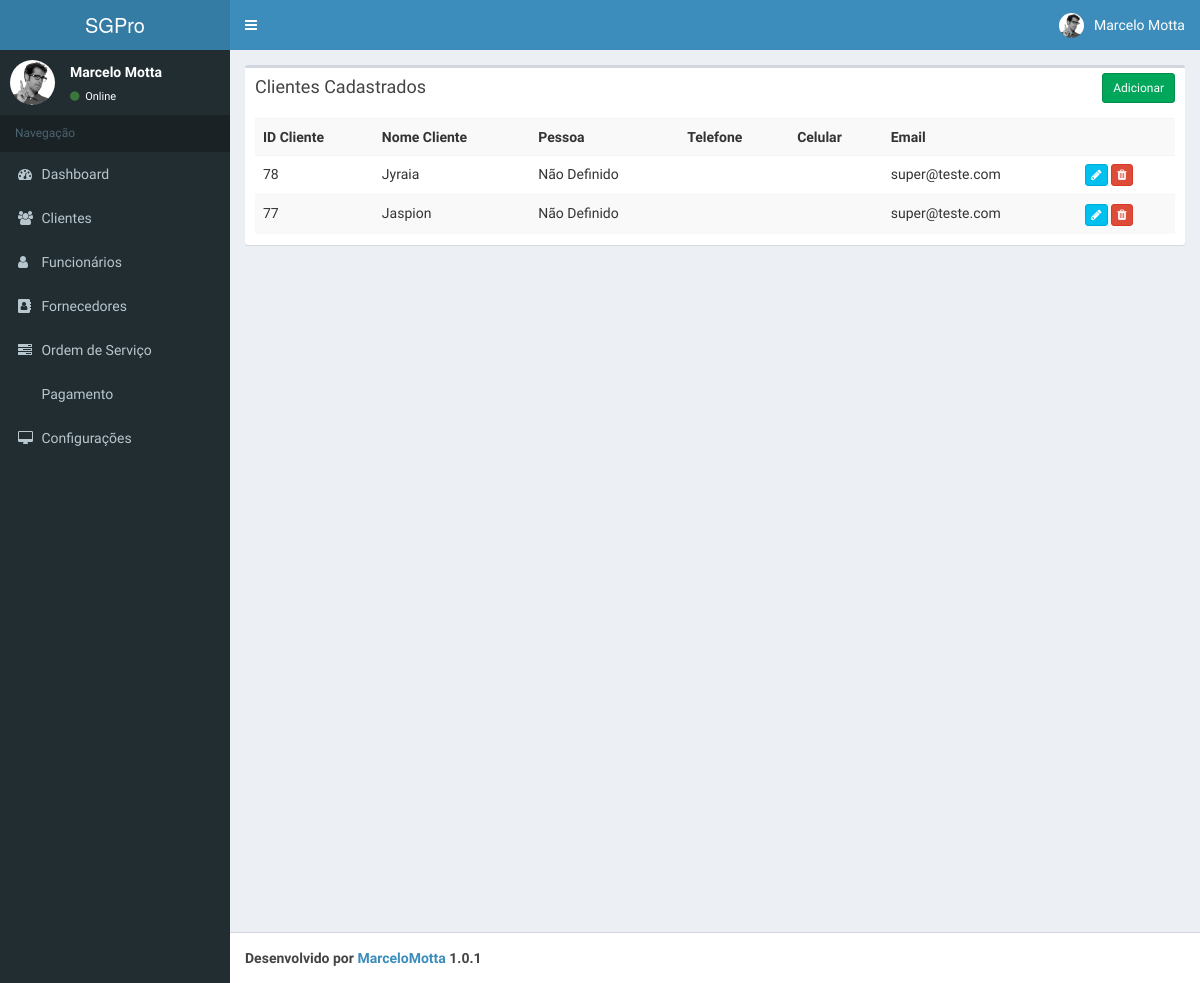
Page /app-developing/index.php/cliente on the earlier database version.
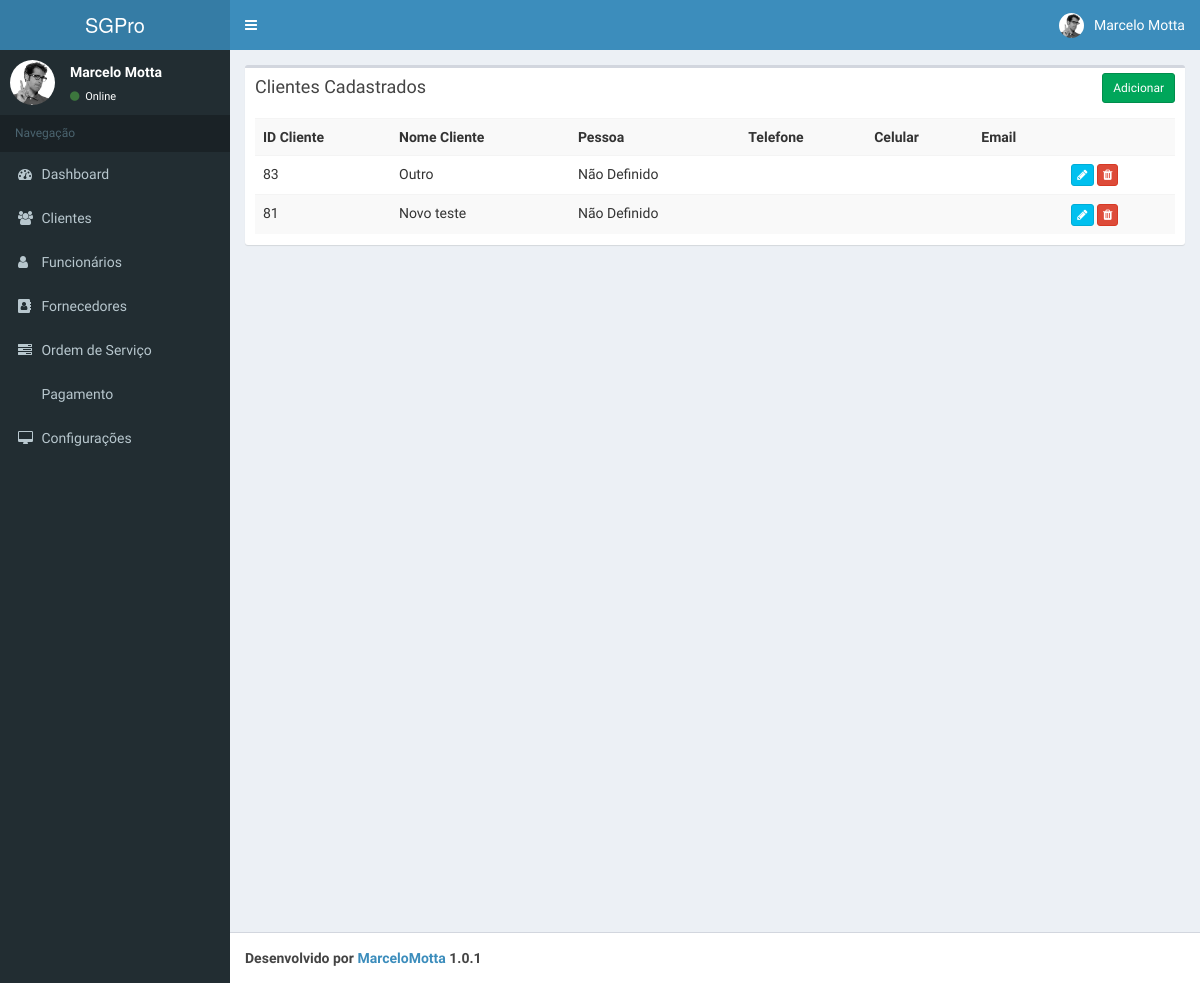
Same page on the later database version.
### tables this page shows
CREATE TABLE `clientes` (
  `id_cliente` int(11) NOT NULL,
  `nome_cliente` varchar(255) NOT NULL,
  `empresa` varchar(100) DEFAULT NULL,
  `sexo` varchar(20) DEFAULT NULL,
  `tipo_pessoa` int(1) NOT NULL,
  `documento` varchar(20) NOT NULL,
  `telefone` varchar(20) NOT NULL,
  `celular` varchar(20) DEFAULT NULL,
  `email` varchar(100) NOT NULL,
  `data_cadastro_cliente` int(30) DEFAULT NULL
);

### app-developing/application/controllers/Cliente.php (called while the page is built, shortened)
<?php
class Cliente extends CI_Controller{
    function __construct()
    {
        $this->load->model('Cliente_model');
    }
    function index()
    {
        $params['limit'] = 20;
        $params['offset'] = ($this->input->get('per_page')) ? $this->input->get('per_page') : 0;
        $data['clientes'] = $this->Cliente_model->get_all_clientes($params);
        $data['_view'] = 'cliente/index';
        $this->load->view('layouts/main',$data);
    }
}

### app-developing/index.php (called while the page is built, shortened)
<?php
require_once BASEPATH.'core/CodeIgniter.php';

### app-developing/application/models/Cliente_model.php (called while the page is built, shortened)
<?php
class Cliente_model extends CI_Model
{
    function get_all_clientes_count()
    {
        $this->db->from('clientes');
        return $this->db->count_all_results();
    }
    function get_all_clientes($params = array())
    {
        $this->db->order_by('id_cliente', 'desc');
        if(isset($params) && !empty($params))
        {
            $this->db->limit($params['limit'], $params['offset']);
        }
        return $this->db->get('clientes')->result_array();
    }
}

### app-developing/application/views/cliente/index.php (the view, shortened to what this page needs)
<div class="row">
  <div class="col-md-12">
    <div class="box">
      <div class="box-header">
        <h3 class="box-title">Clientes Cadastrados</h3>
        <div class="box-tools">
          <a href="<?php echo site_url('cliente/add'); ?>" class="btn btn-success btn-sm" data-toggle="modal" data-target="#modalAdd" id="modalAdicionar" >Adicionar</a>
        </div>
      </div>
      <div class="box-body" id="listaClientes">
        <table class="table table-striped">
          <tr>
            <th>ID Cliente</th>
            <th>Nome Cliente</th>
            <th>Pessoa</th>
            <th>Telefone</th>
            <th>Celular</th>
            <th>Email</th>
            <th></th>
          </tr>
          <?php
          foreach($clientes as $c){
            if($c['tipo_pessoa']=="1")
            {
              $tipo = "Física";
            }
            else if($c['tipo_pessoa']=="2")
            {
              $tipo = "Jurídica";
            }
            else {
              $tipo = "Não Definido";
            }
            ?>
            <tr>
              <td><?php echo $c['id_cliente']; ?></td>
              <td><?php echo $c['nome_cliente']; ?></td>
              <td><?php echo $tipo; ?></td>
              <td><?php echo $c['telefone']; ?></td>
              <td><?php echo $c['celular']; ?></td>
              <td><?php echo $c['email']; ?></td>
              <td>
              <a
                href="<?php echo site_url('cliente/edit/'.$c['id_cliente']); ?>"
                class="btn btn-info btn-xs">
                <span class="fa fa-pencil"></span>
              </a>
              <a
                id="<?php echo $c['id_cliente']?>"
                href="<?php echo site_url('cliente/remove/'.$c['id_cliente']); ?>"
                class="btn btn-danger btn-xs deletaCliente"
                onclick="return confirm('Tem certeza que deseja deletar este cliente?');">
                <span class="fa fa-trash"></span>
              </a>
              </td>
            </tr>
          <?php } ?>
        </table>
        <div id="resultsocial" class="col-md-12"></div>
      </div>
    </div>
  </div>
</div>

### app-developing/application/views/layouts/main.php (shortened to what this page needs)
<!DOCTYPE html>
<html>
  <head>
      <link rel="stylesheet" href="<?php echo site_url('resources/css/bootstrap.min.css');?>">
      <link rel="stylesheet" href="<?php echo site_url('resources/css/font-awesome.min.css');?>">
      <link rel="stylesheet" href="https://cdnjs.cloudflare.com/ajax/libs/ionicons/2.0.1/css/ionicons.min.css">
      <link rel="stylesheet" href="<?php echo site_url('resources/css/bootstrap-datetimepicker.min.css');?>">
      <link rel="stylesheet" href="<?php echo site_url('resources/css/AdminLTE.min.css');?>">
      <link rel="stylesheet" href="<?php echo site_url('resources/css/_all-skins.min.css');?>">
  </head>
  <body class="hold-transition skin-blue sidebar-mini">
    <div class="wrapper">
      <header class="main-header">
        <a href="" class="logo">
            <span class="logo-lg">SGPro</span>
        </a>
        <nav class="navbar navbar-static-top">
            <a href="#" class="sidebar-toggle" data-toggle="offcanvas" role="button">
            </a>
            <div class="navbar-custom-menu">
                <ul class="nav navbar-nav">
                    <li class="dropdown user user-menu">
                        <a href="#" class="dropdown-toggle" data-toggle="dropdown">
                            <img src="<?php echo site_url('resources/img/user2-160x160.jpg');?>" class="user-image" alt="User Image">
                            <span class="hidden-xs">Marcelo Motta</span>
                        </a>
                    </li>
                </ul>
            </div>
        </nav>
      </header>
        <aside class="main-sidebar">
            <section class="sidebar">
              <div class="user-panel">
                <div class="pull-left image">
                  <img src="<?php echo site_url('resources/img/user2-160x160.jpg');?>" class="img-circle" alt="User Image">
                </div>
                <div class="pull-left info">
                  <p>Marcelo Motta</p>
                  <a href="#"><i class="fa fa-circle text-success"></i> Online</a>
                </div>
              </div>
              <ul class="sidebar-menu">
                <li class="header">Navegação</li>
                <li>
                  <a href="<?php echo site_url();?>">
                    <i class="fa fa-dashboard"></i> <span>Dashboard</span>
                  </a>
                </li>
                <li>
                  <a href="<?php echo site_url('cliente/index');?>">
                    <i class="fa fa-users"></i> <span>Clientes</span>
                  </a>
                </li>
                <li>
                  <a href="<?php echo site_url('funcionario/index');?>">
                    <i class="fa fa-user"></i> <span>Funcionários</span>
                  </a>
                </li>
                <li>
                  <a href="<?php echo site_url('fornecedor/index');?>">
                    <i class="fa fa-address-book"></i> <span>Fornecedores</span>
                  </a>
                </li>
                <li>
                  <a href="<?php echo site_url('os/index');?>">
                    <i class="fa fa-tasks"></i> <span>Ordem de Serviço</span>
                  </a>
                </li>
                <li>
                  <a href="<?php echo site_url('pagamento/index');?>">
                    <i class="fa fa-hand-holding-usd"></i> <span>Pagamento</span>
                  </a>
                </li>
                <li>
                  <a href="#">
                    <i class="fa fa-desktop"></i> <span>Configurações</span>
                  </a>
                </li>
              </ul>
            </section>
        </aside>
        <div class="content-wrapper">
            <section class="content">
                <?php
                if(isset($_view) && $_view)
                    $this->load->view($_view);
                ?>
            </section>
        </div>
        <footer class="main-footer">
            <strong>Desenvolvido por <a href="http://www.marcelomotta.com/">MarceloMotta</a> 1.0.1</strong>
        </footer>
    </div>
  </body>
</html>

Differences in the rows shown:
removed clientes: id_cliente "78", nome_cliente "Jyraia", tipo_pessoa "Não Definido", email "super@teste.com"
removed clientes: id_cliente "77", nome_cliente "Jaspion", tipo_pessoa "Não Definido", email "super@teste.com"
added clientes: id_cliente "83", nome_cliente "Outro", tipo_pessoa "Não Definido"
added clientes: id_cliente "81", nome_cliente "Novo teste", tipo_pessoa "Não Definido"
